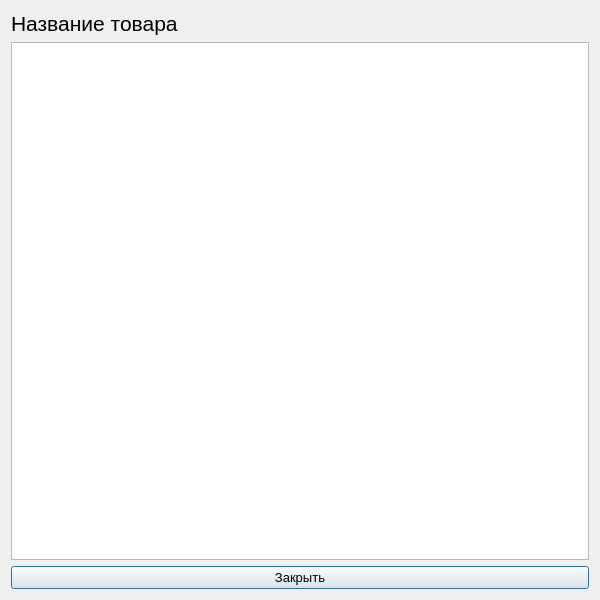
<?xml version="1.0" encoding="UTF-8"?>
<ui version="4.0">
 <class>ItemCountWindow</class>
 <widget class="QDialog" name="ItemCountWindow">
  <property name="geometry">
   <rect>
    <x>0</x>
    <y>0</y>
    <width>600</width>
    <height>600</height>
   </rect>
  </property>
  <property name="windowTitle">
   <string>Dialog</string>
  </property>
  <layout class="QVBoxLayout" name="verticalLayout">
   <item>
    <widget class="QLabel" name="labelName">
     <property name="font">
      <font>
       <pointsize>16</pointsize>
      </font>
     </property>
     <property name="text">
      <string>&lt;html&gt;&lt;head/&gt;&lt;body&gt;&lt;p&gt;&lt;span style=&quot; font-size:16pt;&quot;&gt;Название товара&lt;/span&gt;&lt;/p&gt;&lt;/body&gt;&lt;/html&gt;</string>
     </property>
    </widget>
   </item>
   <item>
    <widget class="QTableWidget" name="tableItemCount"/>
   </item>
   <item>
    <widget class="QPushButton" name="pushButtonClose">
     <property name="font">
      <font>
       <pointsize>10</pointsize>
      </font>
     </property>
     <property name="text">
      <string>Закрыть</string>
     </property>
    </widget>
   </item>
  </layout>
 </widget>
 <resources/>
 <connections/>
</ui>
